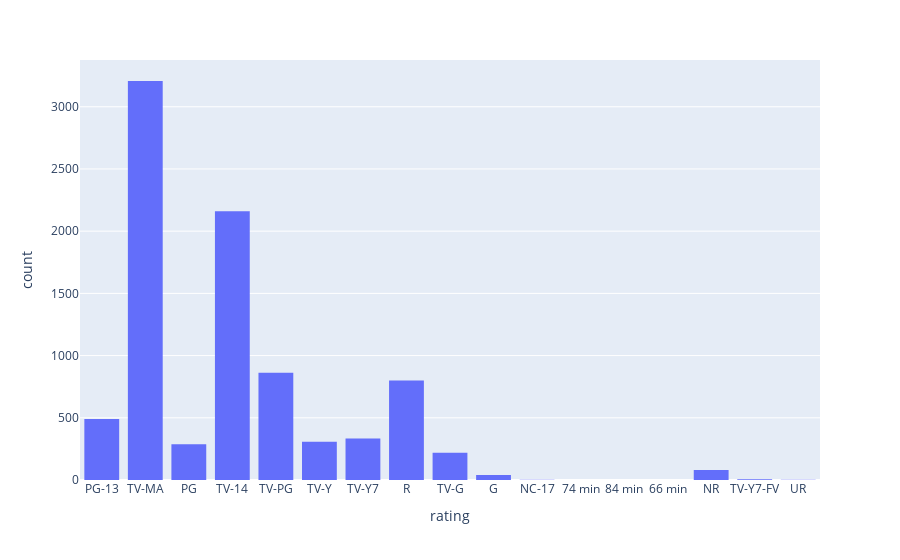

This figure's notebook cell:
### Markdown cell above
### Rating Analysis

### Code cell
# plot with plotly
fig = px.histogram(df, x='rating', barmode='group')
fig.show()

### Figure 1 — Plotly figure (JSON) as saved in the notebook; plotly's stock layout.template omitted (floating-point values rounded to 4 significant figures; data arrays with more than 128 entries replaced by an {"elided": "..."} marker saying what was removed)
{"data": [{"alignmentgroup": "True", "bingroup": "x", "hovertemplate": "rating=%{x}<br>count=%{y}<extra></extra>", "legendgroup": "", "marker": {"color": "#636efa", "pattern": {"shape": ""}}, "name": "", "offsetgroup": "", "orientation": "v", "showlegend": false, "type": "histogram", "x": {"elided": "8807 str values"}, "xaxis": "x", "yaxis": "y"}], "layout": {"barmode": "group", "legend": {"tracegroupgap": 0}, "margin": {"t": 60}, "xaxis": {"anchor": "y", "domain": [0, 1], "title": {"text": "rating"}}, "yaxis": {"anchor": "x", "domain": [0, 1], "title": {"text": "count"}}}}
